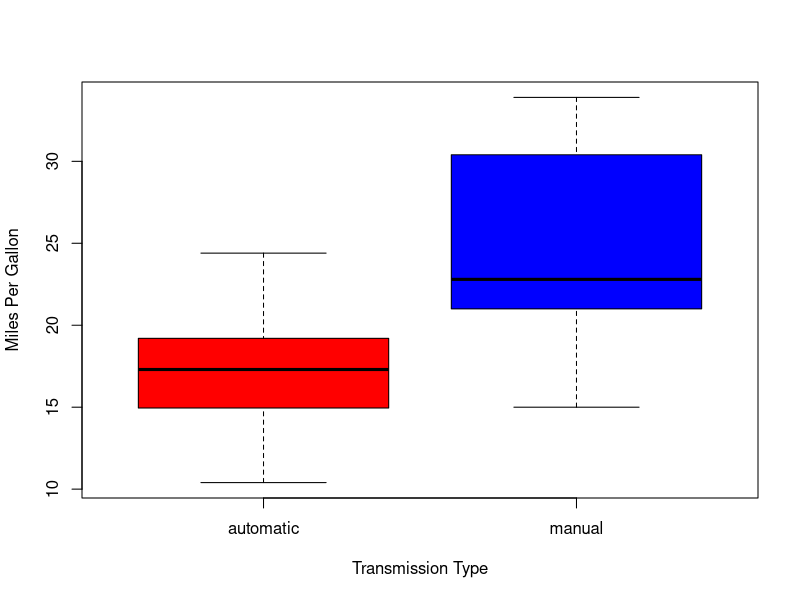
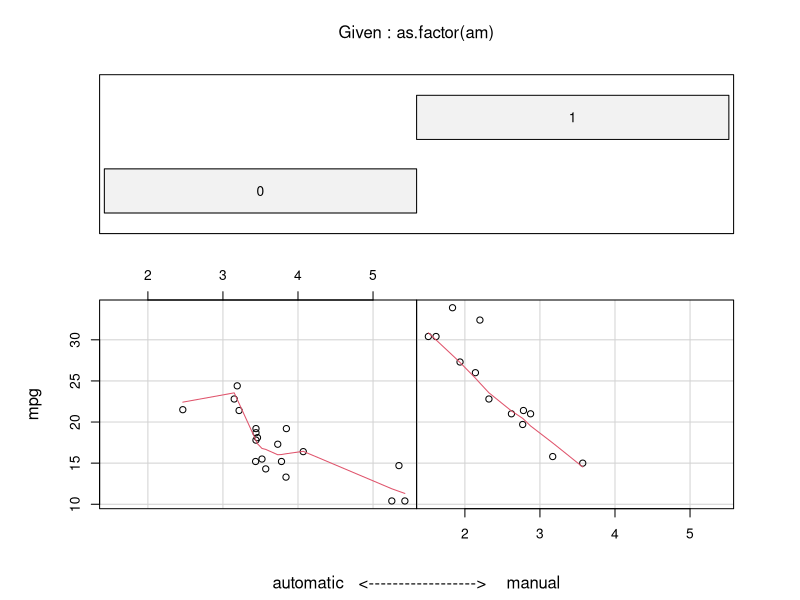
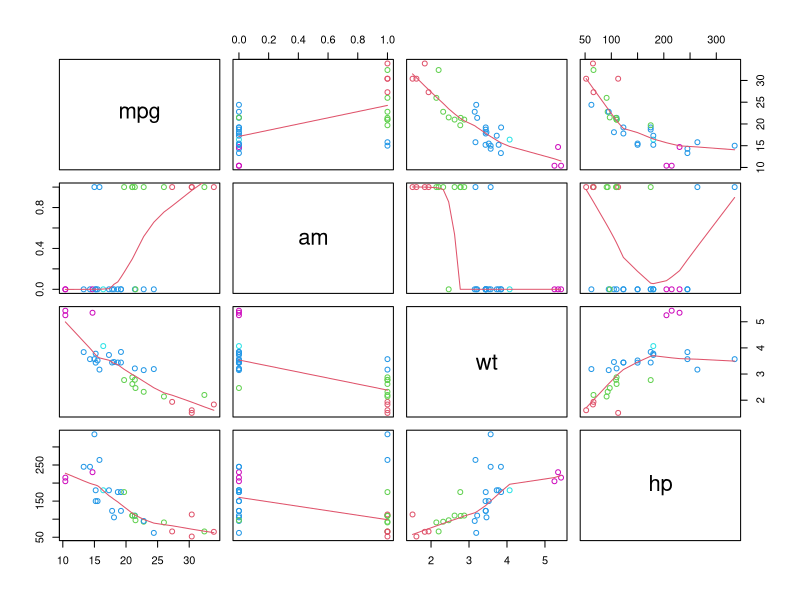
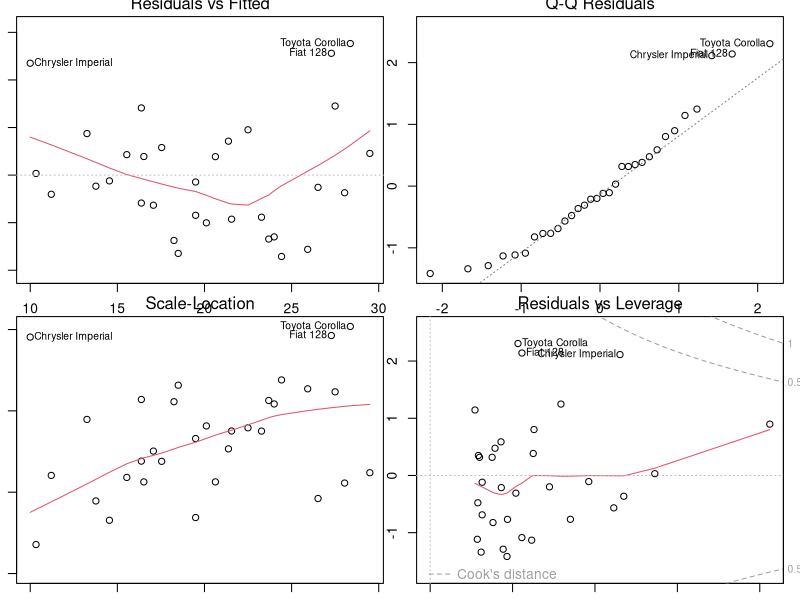

Write the R code that produced these figures, in order.
## ---- chunk 1
## 
## Regression Models Project
##
library(dplyr)
library(ggplot2)
library(knitr)
knitr::opts_chunk$set(echo = TRUE)
knitr::opts_chunk$set(fig.width=12, fig.height=10)
## ---- chunk 2
data(mtcars) 
head(mtcars) 
summary(mtcars)
## ---- chunk 3
cyl  <- factor(mtcars$cyl) 
vs   <- factor(mtcars$vs) 
gear <- factor(mtcars$gear) 
carb <- factor(mtcars$carb) 
am   <- factor(mtcars$am,labels=c("Automatic","Manual"))
## ---- chunk 4
summary(mtcars$mpg)
## ---- chunk 5
data <- tapply(mtcars$mpg, am, summary)
auto <- data[1]
auto
## ---- chunk 6
data <- tapply(mtcars$mpg, am, summary)
man <- data[2]
man
## ---- chunk 7
cor(mtcars$mpg, mtcars$am, method = "pearson") #Transmission type
cor(mtcars$mpg, mtcars$wt, method = "pearson") #Weight
cor(mtcars$mpg, mtcars$hp, method = "pearson") #Horsepower
cor.test(mtcars$mpg, mtcars$am, method = "pearson")
## ---- chunk 8
mod1 <- lm(mpg ~ am , data = mtcars)  
mod2 <- lm(mpg ~ am + wt, data = mtcars)  
mod3 <- lm(mpg ~ am + wt + hp , data = mtcars)  
mod4 <- lm(mpg ~ am + wt + hp + disp, data = mtcars)  
mod5 <- lm(mpg ~ ., data = mtcars)  
## ---- chunk 9
anova(mod1, mod2, mod3, mod4, mod5) 
## ---- chunk 10
boxplot(mpg ~ am, data = mtcars, names=c("automatic","manual"), col = (c("red","blue")), ylab = "Miles Per Gallon", xlab = "Transmission Type") 
## ---- chunk 11
coplot(mpg ~ wt | as.factor(am), data = mtcars, xlab=c("automatic   <------------------>    manual"), panel = panel.smooth, rows = 1) 
## ---- chunk 12
mtcarsvars <- mtcars[, c(1, 9, 6, 4)]
mar.orig <- par()$mar  # save the original values  
par(mar = c(1, 1, 1, 1))  # set your new values  
pairs(mtcarsvars, panel = panel.smooth, col = 9 + mtcars$wt)
## ---- chunk 13
par(mfrow = c(2,2)) 
plot(mod3)
## ---- chunk 14
auto <- mtcars[am == "Automatic",] 
man <- mtcars[am == "Manual",] 
t.test(auto$mpg, man$mpg)
## ---- chunk 15
mod3
